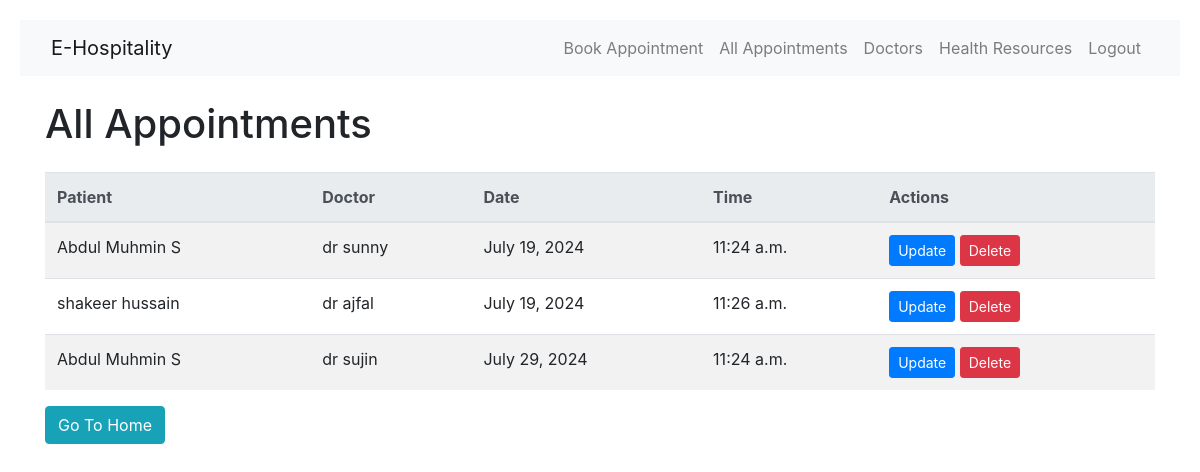
Page /appointments/ (signed in) on the committed database.
### patient/models.py (models this page shows, shortened)
class Appointment(models.Model):
    patient = models.ForeignKey(
        'Patient',
        on_delete=models.CASCADE,
        verbose_name="Patient",
        help_text="Select the patient for this appointment."
    )
    doctor = models.CharField(
        max_length=100,
        verbose_name="Doctor's Name",
        help_text="Enter the name of the doctor.",
        validators=[MinLengthValidator(2, "Doctor's name must be at least 2 characters long.")]
    )
    date = models.DateField(
        verbose_name="Appointment Date",
        help_text="Enter the date of the appointment (YYYY-MM-DD)."
    )
    time = models.TimeField(
        verbose_name="Appointment Time",
        help_text="Enter the time of the appointment (HH:MM:SS)."
    )
    class Meta:
        verbose_name = "Appointment"
        verbose_name_plural = "Appointments"
        ordering = ['date', 'time']

class Patient(AbstractBaseUser):
    username = models.CharField(max_length=255, unique=True)
    name = models.CharField(max_length=255)
    age = models.IntegerField()
    gender = models.CharField(max_length=10)
    contact = models.CharField(max_length=15)
    date_joined = models.DateTimeField(auto_now_add=True)
    objects = PatientManager()
    USERNAME_FIELD = 'username'
    REQUIRED_FIELDS = ['name', 'age', 'gender', 'contact']

### patient/views.py (the view)
# urls.py: path('appointments/', views.all_appointments, name='all_appointments'),
@login_required
def all_appointments(request):
    appointments = Appointment.objects.all()
    context = {
        'appointments': appointments,
    }
    return render(request, 'patient/all_appointments.html', context)

### patient/templates/patient/all_appointments.html (shortened to what this page needs)
<!DOCTYPE html>
<html>
<head>
    <link rel="stylesheet" href="https://stackpath.bootstrapcdn.com/bootstrap/4.5.2/css/bootstrap.min.css">
</head>
<body>
    <nav class="navbar navbar-expand-lg navbar-light bg-light">
        <div class="container">
            <a class="navbar-brand" href="#">E-Hospitality</a>
            <div class="collapse navbar-collapse" id="navbarNav">
                <ul class="navbar-nav ml-auto">
                    <li class="nav-item">
                        <a class="nav-link" href="{% url 'patient:book_appointment' %}">Book Appointment</a>
                    </li>
                    <li class="nav-item">
                        <a class="nav-link" href="{% url 'patient:all_appointments' %}">All Appointments</a>
                    </li>
                    <li class="nav-item">
                        <a class="nav-link" href="{% url 'patient:doctors_list' %}">Doctors</a>
                    </li>
                    <li class="nav-item">
                        <a class="nav-link" href="{% url 'patient:health_resources' %}">Health Resources</a>
                    </li>
                    <li class="nav-item">
                        <a class="nav-link" href="{% url 'patient:logout' %}">Logout</a>
                    </li>
                </ul>
            </div>
        </div>
    </nav>
    <div class="container">
        <h1 class="my-4">All Appointments</h1>
        <table class="table table-striped">
            <thead class="thead-light">
                <tr>
                    <th scope="col">Patient</th>
                    <th scope="col">Doctor</th>
                    <th scope="col">Date</th>
                    <th scope="col">Time</th>
                    <th scope="col">Actions</th>
                </tr>
            </thead>
            <tbody>
                {% for appointment in appointments %}
                <tr>
                    <td>{{ appointment.patient.name }}</td>
                    <td>{{ appointment.doctor }}</td>
                    <td>{{ appointment.date }}</td>
                    <td>{{ appointment.time }}</td>
                    <td class="actions">
                        <a href="{% url 'patient:update_appointment' appointment_id=appointment.id %}" class="btn btn-primary btn-sm">Update</a>
                        <form action="{% url 'patient:delete_appointment' appointment_id=appointment.id %}" method="post" style="display: inline-block;">
                            <button type="submit" class="btn btn-danger btn-sm">Delete</button>
                        </form>
                    </td>
                </tr>
                {% endfor %}
            </tbody>
        </table>
        <a href="{% url 'patient:home' %}" class="btn btn-info">Go To Home</a>
    </div>
</body>
</html>

### patient/templates/patient/all_appointments.html (style rules this page uses)
body { padding: 20px; }
.actions { white-space: nowrap; }

### rows in the picture
Appointment: patient.name "Abdul Muhmin S", doctor "dr sunny", date "July 19, 2024", time "11:24 a.m."
Appointment: patient.name "shakeer hussain", doctor "dr ajfal", date "July 19, 2024", time "11:26 a.m."
Appointment: patient.name "Abdul Muhmin S", doctor "dr sujin", date "July 29, 2024", time "11:24 a.m."
